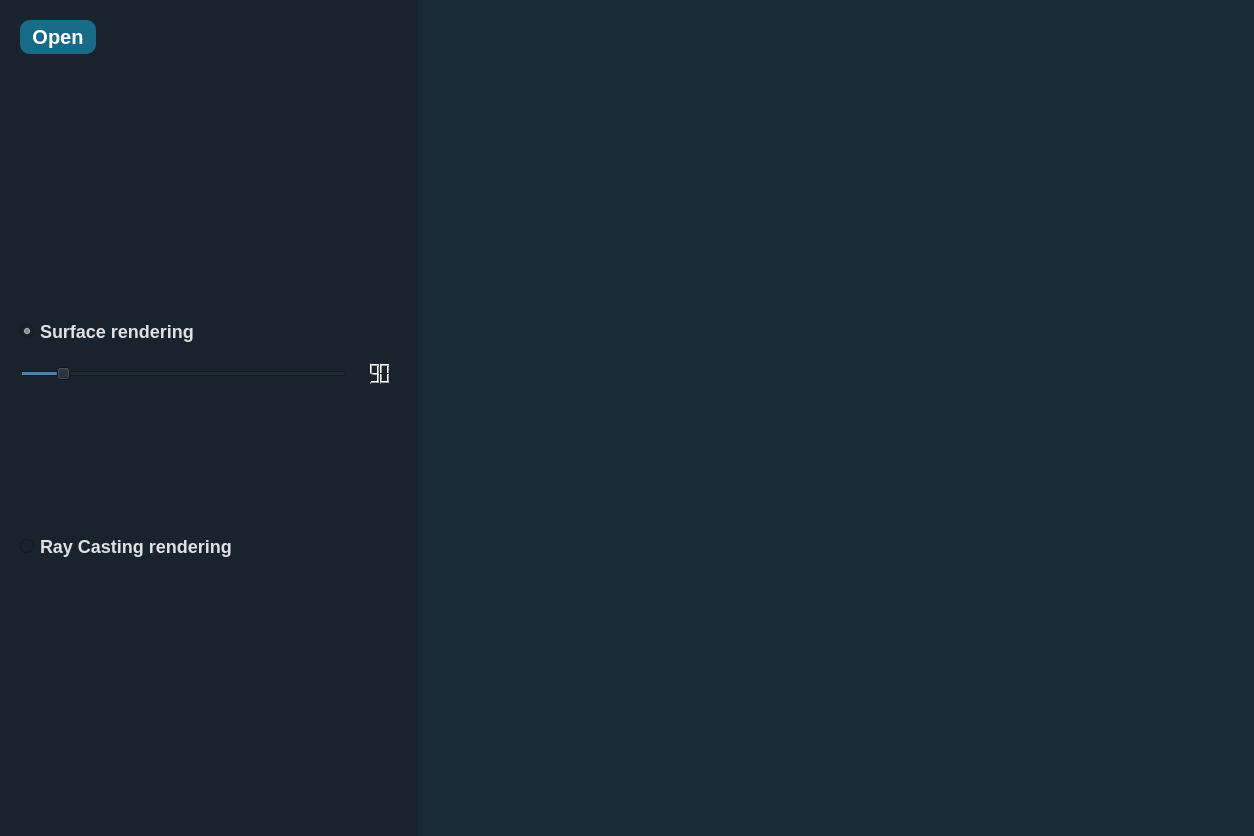
<?xml version="1.0" encoding="UTF-8"?>
<ui version="4.0">
 <class>MainWindow</class>
 <widget class="QMainWindow" name="MainWindow">
  <property name="geometry">
   <rect>
    <x>0</x>
    <y>0</y>
    <width>1254</width>
    <height>836</height>
   </rect>
  </property>
  <property name="windowTitle">
   <string>MainWindow</string>
  </property>
  <property name="styleSheet">
   <string notr="true">QWidget {
  background-color: #19232D;
  border: 0px solid #455364;
  padding: 0px;
  color: #E0E1E3;
  selection-background-color: #346792;
  selection-color: #E0E1E3;
	font-family : Ubuntu;
font-size: 18px;
font-weight: bold;
}

QWidget:disabled {
  background-color: #19232D;
  color: #9DA9B5;
  selection-background-color: #26486B;
  selection-color: #9DA9B5;
}

QWidget::item:selected {
  background-color: #176B87;
}

QWidget::item:hover:!selected {
  background-color: rgba(23, 107, 135,50%);
}

QMainWindow::separator {
  background-color: #455364;
  border: 0px solid #19232D;
  spacing: 0px;
  padding: 2px;
}

QMainWindow::separator:hover {
  background-color: #60798B;
  border: 0px solid #1A72BB;
}

/*-------------------------------------------------------------------------------------------*/

QCheckBox {
  background-color: #FAFAFA;
  color: #19232D;
  spacing: 4px;
  outline: none;
  padding-top: 4px;
  padding-bottom: 4px;
}



QCheckBox QWidget:disabled {
  background-color: #FAFAFA;
  color: #788D9C;
}

QCheckBox::indicator {
  margin-left: 2px;
  height: 14px;
  width: 14px;
}

/*-------------------------------------------------------------------------------------------*/
QScrollBar:horizontal {
  height: 16px;
  margin: 2px 16px 2px 16px;
  border: 1px solid white;
  border-radius: 4px;
  background-color: rgb(25, 35, 45);
}

QScrollBar::handle:horizontal {
  background-color: #176B87;
  border: 1px solid #C9CDD0;
  border-radius: 4px;
  min-width: 8px;
}

QScrollBar::handle:horizontal:hover {
  background-color: rgba(23, 107, 135,80%);
  border:#4169E1;
  border-radius: 4px;
  min-width: 8px;
}

QScrollBar::handle:horizontal:focus {
  border: 1px solid red;
}
QScrollBar:vertical {
  background-color: rgb(25, 35, 45);
  width: 16px;
  margin: 16px 2px 16px 2px;
  border: 1px solid white;
  border-radius: 4px;
}


QScrollBar::handle:vertical {
  background-color: #176B87;
  border: 1px solid #C9CDD0;
  min-height: 8px;
  border-radius: 4px;
}

QScrollBar::handle:vertical:hover {
  background-color: rgba(23, 107, 135,80%);
  border: #9FCBFF;
  border-radius: 4px;
  min-height: 8px;
}

QScrollBar::handle:vertical:focus {
  border: 1px solid #73C7FF;
}


QScrollBar::add-line:horizontal {
  margin: 0px 0px 0px 0px;
  border-image: url(&quot;qss_icons/light/rc/arrow_right_disabled.png&quot;);
  height: 12px;
  width: 12px;
  subcontrol-position: right;
  subcontrol-origin: margin;
}

QScrollBar::add-line:horizontal:hover, QScrollBar::add-line:horizontal:on {
  border-image: url(&quot;qss_icons/light/rc/arrow_right.png&quot;);
  height: 12px;
  width: 12px;
  subcontrol-position: right;
  subcontrol-origin: margin;
}

QScrollBar::add-line:vertical {
  margin: 3px 0px 3px 0px;
  border-image: url(&quot;qss_icons/light/rc/arrow_down_disabled.png&quot;);
  height: 12px;
  width: 12px;
  subcontrol-position: bottom;
  subcontrol-origin: margin;
}

QScrollBar::add-line:vertical:hover, QScrollBar::add-line:vertical:on {
  border-image: url(&quot;qss_icons/light/rc/arrow_down.png&quot;);
  height: 12px;
  width: 12px;
  subcontrol-position: bottom;
  subcontrol-origin: margin;
}

QScrollBar::sub-line:horizontal {
  margin: 0px 3px 0px 3px;
  border-image: url(&quot;qss_icons/light/rc/arrow_left_disabled.png&quot;);
  height: 12px;
  width: 12px;
  subcontrol-position: left;
  subcontrol-origin: margin;
}

QScrollBar::sub-line:horizontal:hover, QScrollBar::sub-line:horizontal:on {
  border-image: url(&quot;qss_icons/light/rc/arrow_left.png&quot;);
  height: 12px;
  width: 12px;
  subcontrol-position: left;
  subcontrol-origin: margin;
}

QScrollBar::sub-line:vertical {
  margin: 3px 0px 3px 0px;
  border-image: url(&quot;qss_icons/light/rc/arrow_up_disabled.png&quot;);
  height: 12px;
  width: 12px;
  subcontrol-position: top;
  subcontrol-origin: margin;
}

QScrollBar::sub-line:vertical:hover, QScrollBar::sub-line:vertical:on {
  border-image: url(&quot;qss_icons/light/rc/arrow_up.png&quot;);
  height: 12px;
  width: 12px;
  subcontrol-position: top;
  subcontrol-origin: margin;
}

QScrollBar::up-arrow:horizontal, QScrollBar::down-arrow:horizontal {
  background: none;
}

QScrollBar::up-arrow:vertical, QScrollBar::down-arrow:vertical {
  background: none;
}


QScrollBar::add-page:horizontal, QScrollBar::sub-page:horizontal {
  background: none;
}

QScrollBar::add-page:vertical, QScrollBar::sub-page:vertical {
  background: none;
}

/*----------------------------------------------------------------------------------------*/
QPushButton{
 /*border:2px solid #05B8CC;*/
 background-color: #176B87;
 color:rgb(255, 255, 255);
 border-radius: 10px;
 font-weight:bold;
padding: 5px 12px;
  font-size: 20px;

}

QPushButton::hover{
 border: 1px solid #176B87;
 background-color: rgba(23, 107, 135,80%)
}
QPushButton:pressed {
 margin:1px;

}
/*----------------------------------------------------------------------------------------*/
QComboBox{
 border:1px solid #176B87;
border-radius:5px;
background-color: #176B87;
padding: 2px 10px;
color:white;
}



QComboBox:on { /* shift the text when the popup opens */
    padding-top: 3px;
    padding-left: 4px;
}


QComboBox::drop-down {
    subcontrol-origin: padding;
    subcontrol-position: top right;
    width: 22px;

    border-left-width: 1px;
    border-left-color: darkgray;
    border-left-style: solid; /* just a single line */
    border-top-right-radius: 3px; /* same radius as the QComboBox */
    border-bottom-right-radius: 3px;
}

QComboBox::down-arrow {
    image: url(icons/caret-down copy.svg);
}

QComboBox::down-arrow:on { /* shift the arrow when popup is open */
    top: 1px;
    left: 1px;
}
QComboBox QAbstractItemView {
border:none;
    selection-background-color:#176B87;
}</string>
  </property>
  <widget class="QWidget" name="centralwidget">
   <layout class="QGridLayout" name="gridLayout">
    <property name="leftMargin">
     <number>0</number>
    </property>
    <property name="topMargin">
     <number>0</number>
    </property>
    <property name="rightMargin">
     <number>0</number>
    </property>
    <property name="bottomMargin">
     <number>0</number>
    </property>
    <property name="spacing">
     <number>0</number>
    </property>
    <item row="0" column="0">
     <widget class="QFrame" name="frame">
      <property name="frameShape">
       <enum>QFrame::StyledPanel</enum>
      </property>
      <property name="frameShadow">
       <enum>QFrame::Raised</enum>
      </property>
      <layout class="QHBoxLayout" name="horizontalLayout" stretch="1,2">
       <property name="spacing">
        <number>0</number>
       </property>
       <property name="leftMargin">
        <number>0</number>
       </property>
       <property name="topMargin">
        <number>0</number>
       </property>
       <property name="rightMargin">
        <number>0</number>
       </property>
       <property name="bottomMargin">
        <number>0</number>
       </property>
       <item>
        <widget class="QFrame" name="control_frame">
         <property name="frameShape">
          <enum>QFrame::StyledPanel</enum>
         </property>
         <property name="frameShadow">
          <enum>QFrame::Raised</enum>
         </property>
         <layout class="QGridLayout" name="gridLayout_2">
          <property name="leftMargin">
           <number>20</number>
          </property>
          <property name="topMargin">
           <number>20</number>
          </property>
          <property name="rightMargin">
           <number>20</number>
          </property>
          <property name="bottomMargin">
           <number>20</number>
          </property>
          <item row="0" column="0">
           <layout class="QVBoxLayout" name="verticalLayout">
            <item>
             <layout class="QHBoxLayout" name="horizontalLayout_2">
              <item>
               <widget class="QPushButton" name="open_btn">
                <property name="cursor">
                 <cursorShape>PointingHandCursor</cursorShape>
                </property>
                <property name="text">
                 <string>Open</string>
                </property>
               </widget>
              </item>
              <item>
               <spacer name="horizontalSpacer">
                <property name="orientation">
                 <enum>Qt::Horizontal</enum>
                </property>
                <property name="sizeHint" stdset="0">
                 <size>
                  <width>40</width>
                  <height>20</height>
                 </size>
                </property>
               </spacer>
              </item>
             </layout>
            </item>
            <item>
             <spacer name="verticalSpacer_2">
              <property name="orientation">
               <enum>Qt::Vertical</enum>
              </property>
              <property name="sizeHint" stdset="0">
               <size>
                <width>20</width>
                <height>181</height>
               </size>
              </property>
             </spacer>
            </item>
            <item>
             <widget class="QRadioButton" name="surface_rendering_radioButton">
              <property name="cursor">
               <cursorShape>PointingHandCursor</cursorShape>
              </property>
              <property name="text">
               <string>Surface rendering</string>
              </property>
              <property name="checked">
               <bool>true</bool>
              </property>
             </widget>
            </item>
            <item>
             <spacer name="verticalSpacer_4">
              <property name="orientation">
               <enum>Qt::Vertical</enum>
              </property>
              <property name="sizeType">
               <enum>QSizePolicy::Minimum</enum>
              </property>
              <property name="sizeHint" stdset="0">
               <size>
                <width>20</width>
                <height>14</height>
               </size>
              </property>
             </spacer>
            </item>
            <item>
             <layout class="QHBoxLayout" name="horizontalLayout_3">
              <item>
               <widget class="QSlider" name="iso_slider">
                <property name="cursor">
                 <cursorShape>OpenHandCursor</cursorShape>
                </property>
                <property name="minimum">
                 <number>10</number>
                </property>
                <property name="maximum">
                 <number>700</number>
                </property>
                <property name="singleStep">
                 <number>10</number>
                </property>
                <property name="pageStep">
                 <number>50</number>
                </property>
                <property name="value">
                 <number>90</number>
                </property>
                <property name="orientation">
                 <enum>Qt::Horizontal</enum>
                </property>
               </widget>
              </item>
              <item>
               <widget class="QLCDNumber" name="lcdNumber">
                <property name="digitCount">
                 <number>3</number>
                </property>
                <property name="value" stdset="0">
                 <double>90.000000000000000</double>
                </property>
               </widget>
              </item>
             </layout>
            </item>
            <item>
             <spacer name="verticalSpacer">
              <property name="orientation">
               <enum>Qt::Vertical</enum>
              </property>
              <property name="sizeType">
               <enum>QSizePolicy::Minimum</enum>
              </property>
              <property name="sizeHint" stdset="0">
               <size>
                <width>20</width>
                <height>144</height>
               </size>
              </property>
             </spacer>
            </item>
            <item>
             <widget class="QRadioButton" name="radioButton_2">
              <property name="cursor">
               <cursorShape>PointingHandCursor</cursorShape>
              </property>
              <property name="text">
               <string>Ray Casting rendering</string>
              </property>
             </widget>
            </item>
            <item>
             <spacer name="verticalSpacer_3">
              <property name="orientation">
               <enum>Qt::Vertical</enum>
              </property>
              <property name="sizeHint" stdset="0">
               <size>
                <width>20</width>
                <height>40</height>
               </size>
              </property>
             </spacer>
            </item>
           </layout>
          </item>
         </layout>
        </widget>
       </item>
       <item>
        <widget class="QFrame" name="vtk_frame">
         <property name="styleSheet">
          <string notr="true">background-color:rgba(23, 107, 135,10%);</string>
         </property>
         <property name="frameShape">
          <enum>QFrame::StyledPanel</enum>
         </property>
         <property name="frameShadow">
          <enum>QFrame::Raised</enum>
         </property>
        </widget>
       </item>
      </layout>
     </widget>
    </item>
   </layout>
  </widget>
 </widget>
 <resources/>
 <connections>
  <connection>
   <sender>iso_slider</sender>
   <signal>valueChanged(int)</signal>
   <receiver>lcdNumber</receiver>
   <slot>display(int)</slot>
   <hints>
    <hint type="sourcelabel">
     <x>205</x>
     <y>369</y>
    </hint>
    <hint type="destinationlabel">
     <x>400</x>
     <y>378</y>
    </hint>
   </hints>
  </connection>
 </connections>
</ui>
